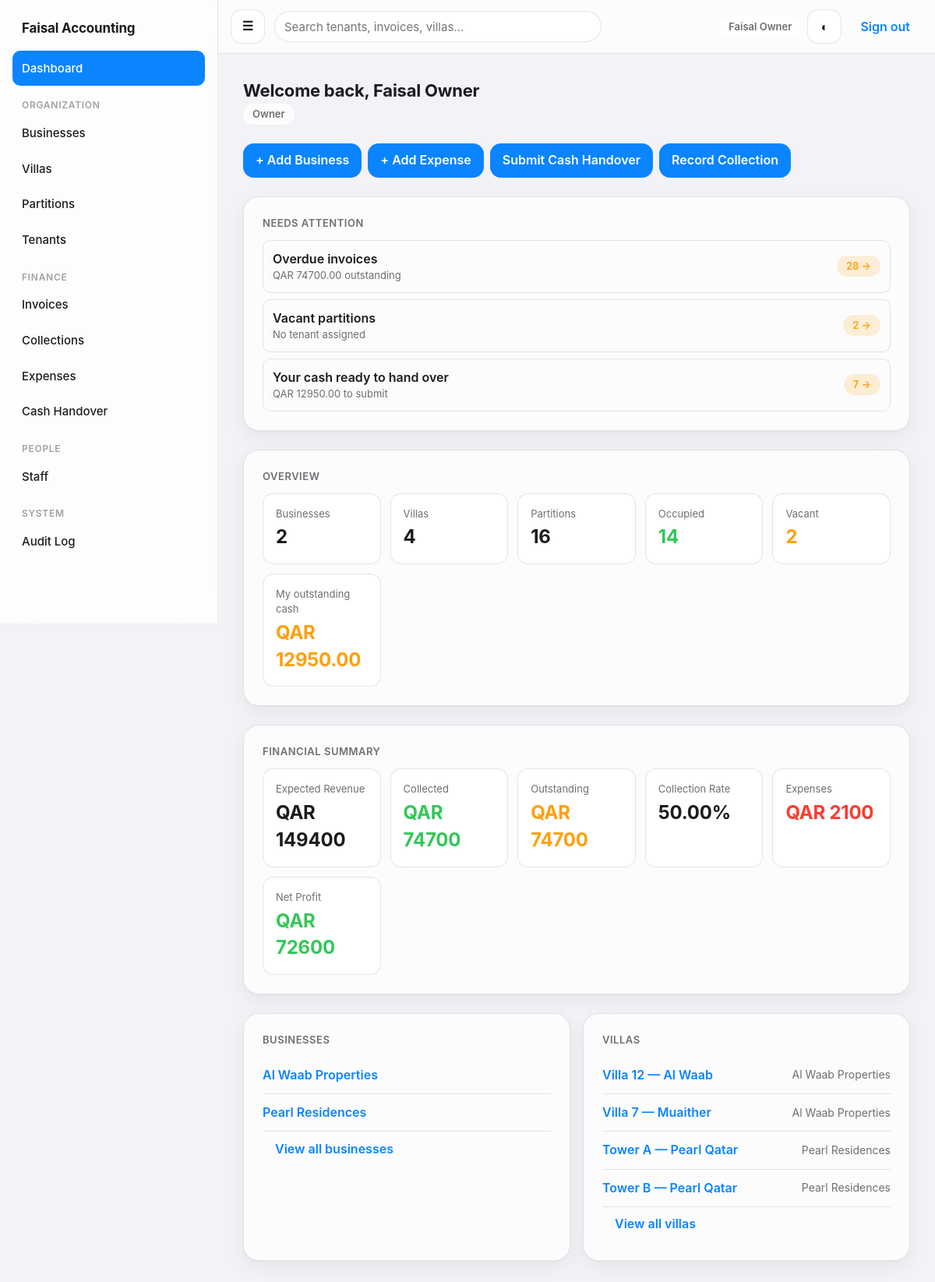
Screenshot of / (signed in) with the database file from the repository.
### apps/accounts/models.py (models this page shows, shortened)
class User(AbstractUser):
    is_owner = models.BooleanField(default=False, help_text='Sees and can operate on every business/villa/financial record.')
    phone = models.CharField(max_length=32, blank=True)
    class Meta:
        ordering = ['username']

### apps/businesses/models.py (models this page shows, shortened)
class Business(models.Model):
    name = models.CharField(max_length=200, unique=True)
    description = models.TextField(blank=True)
    is_archived = models.BooleanField(default=False)
    created_at = models.DateTimeField(auto_now_add=True)
    created_by = models.ForeignKey(settings.AUTH_USER_MODEL, on_delete=models.PROTECT, related_name='+')
    class Meta:
        ordering = ['name']
        verbose_name_plural = 'businesses'

### apps/villas/models.py (models this page shows, shortened)
class Villa(models.Model):
    business = models.ForeignKey('businesses.Business', on_delete=models.PROTECT, related_name='villas')
    name = models.CharField(max_length=200)
    address = models.TextField(blank=True)
    landlord_name = models.CharField(max_length=200, blank=True)
    landlord_contact = models.CharField(max_length=200, blank=True)
    contract_start = models.DateField(null=True, blank=True)
    contract_end = models.DateField(null=True, blank=True)
    is_archived = models.BooleanField(default=False)
    created_at = models.DateTimeField(auto_now_add=True)
    created_by = models.ForeignKey(settings.AUTH_USER_MODEL, on_delete=models.PROTECT, related_name='+')
    class Meta:
        ordering = ['business__name', 'name']
        constraints = [models.UniqueConstraint(fields=['business', 'name'], name='unique_villa_name_per_business')]

### apps/dashboard/views.py (the view)
# urls.py: urlpatterns = [path('', views.HomeView.as_view(), name='home'), path('search/', views.global_search, name='search')]
class HomeView(LoginRequiredMixin, TemplateView):
    template_name = 'dashboard/home.html'
    def get_context_data(self, **kwargs):
        ctx = super().get_context_data(**kwargs)
        user = self.request.user
        businesses = selectors.businesses_visible_to(user).filter(is_archived=False)
        villas = selectors.villas_visible_to(user).filter(is_archived=False).select_related('business')
        partitions = selectors.partitions_visible_to(user)
        ctx['businesses'] = businesses
        ctx['villas'] = villas
        ctx['role_labels'] = selectors.role_labels_for(user)
        ctx['business_count'] = businesses.count()
        ctx['villa_count'] = villas.count()
        partition_count = partitions.count()
        occupied_count = partitions.filter(tenancies__status=Tenant.Status.ACTIVE).distinct().count()
        ctx['partition_count'] = partition_count
        ctx['occupied_count'] = occupied_count
        ctx['vacant_count'] = partition_count - occupied_count
        needs_attention = []
        quick_actions = []
        ctx['can_view_financials'] = selectors.can_view_financial_kpis(user)
        if ctx['can_view_financials']:
            invoices = selectors.invoices_visible_to(user)
            expenses = selectors.expenses_visible_to(user)
            ctx['expected_revenue'] = billing_selectors.expected_revenue(invoices)
            ctx['collected'] = billing_selectors.collected_amount(invoices)
            ctx['outstanding'] = billing_selectors.outstanding_amount(invoices)
            ctx['collection_rate'] = billing_selectors.collection_rate(invoices)
            ctx['total_expenses'] = expenses_selectors.valid_expense_total(expenses)
            ctx['net_profit'] = billing_selectors.profit(invoices, expenses)
            overdue = billing_selectors.overdue_invoices(invoices)
            if overdue:
                overdue_total = sum((billing_selectors.invoice_outstanding(i) for i in overdue), start=0)
                needs_attention.append({'label': 'Overdue invoices', 'count': len(overdue), 'meta': f'QAR {overdue_total} outstanding', 'url': reverse('billing:invoice_list') + '?status=overdue'})
            pending_handovers = selectors.cash_handovers_visible_to(user).filter(status=CashHandover.Status.SUBMITTED)
            if pending_handovers.exists():
                needs_attention.append({'label': 'Pending cash handovers', 'count': pending_handovers.count(), 'meta': 'Awaiting your confirmation', 'url': reverse('cash:handover_list') + '?status=submitted'})
            if businesses.exists():
                quick_actions.append({'label': '+ Add Expense', 'url': reverse('expenses:create') + f'?business={businesses.first().pk}'})
        if ctx['vacant_count'] > 0:
            needs_attention.append({'label': 'Vacant partitions', 'count': ctx['vacant_count'], 'meta': 'No tenant assigned', 'url': reverse('villas:partition_list') + '?occupancy=vacant'})
        my_unclaimed = cash_selectors.unclaimed_cash_payments(user)
        if my_unclaimed.exists():
            needs_attention.append({'label': 'Your cash ready to hand over', 'count': my_unclaimed.count(), 'meta': f'QAR {cash_selectors.outstanding_cash_for(user)} to submit', 'url': reverse('cash:handover_submit')})
            quick_actions.append({'label': 'Submit Cash Handover', 'url': reverse('cash:handover_submit')})
        if user.is_owner:
            quick_actions.insert(0, {'label': '+ Add Business', 'url': reverse('businesses:create')})
        if villas.exists():
            quick_actions.append({'label': 'Record Collection', 'url': reverse('billing:invoice_list')})
        ctx['needs_attention'] = needs_attention
        ctx['quick_actions'] = quick_actions
        ctx['outstanding_cash'] = cash_selectors.outstanding_cash_for(user)
        ctx['pending_handover_amount'] = cash_selectors.pending_handover_amount(user)
        return ctx

### templates/dashboard/home.html (shortened to what this page needs)
{% extends "base.html" %}
{% block content %}
  <div class="page-header">
    <div>
      <h1>Welcome back, {{ user.get_full_name|default:user.username }}</h1>
      <div class="page-header__meta">
        {% for label in role_labels %}<span class="pill pill--neutral">{{ label }}</span>{% endfor %}
      </div>
    </div>
  </div>
  {% if quick_actions %}
    <div class="quick-actions">
      {% for action in quick_actions %}
        <a class="btn btn--primary" href="{{ action.url }}">{{ action.label }}</a>
      {% endfor %}
    </div>
  {% endif %}
  {% if needs_attention %}
    <div class="card">
      <div class="card__title">Needs attention</div>
      {% for item in needs_attention %}
        <a class="attention-item" href="{{ item.url }}" style="color: inherit; text-decoration: none;">
          <div>
            <div class="attention-item__label">{{ item.label }}</div>
            <div class="attention-item__meta">{{ item.meta }}</div>
          </div>
          <span class="pill pill--warning">{{ item.count }} &rarr;</span>
        </a>
      {% endfor %}
    </div>
  {% endif %}
  <div class="card">
    <div class="card__title">Overview</div>
    <div class="grid--kpi">
      <div class="kpi">
        <div class="kpi__label">Businesses</div>
        <div class="kpi__value">{{ business_count }}</div>
      </div>
      <div class="kpi">
        <div class="kpi__label">Villas</div>
        <div class="kpi__value">{{ villa_count }}</div>
      </div>
      <div class="kpi">
        <div class="kpi__label">Partitions</div>
        <div class="kpi__value">{{ partition_count }}</div>
      </div>
      <div class="kpi">
        <div class="kpi__label">Occupied</div>
        <div class="kpi__value kpi__value--success">{{ occupied_count }}</div>
      </div>
      <div class="kpi">
        <div class="kpi__label">Vacant</div>
        <div class="kpi__value kpi__value--warning">{{ vacant_count }}</div>
      </div>
      <div class="kpi">
        <div class="kpi__label">My outstanding cash</div>
        <div class="kpi__value {% if outstanding_cash > 0 %}kpi__value--warning{% endif %}">QAR {{ outstanding_cash }}</div>
      </div>
    </div>
  </div>
  {% if can_view_financials %}
  <div class="card">
    <div class="card__title">Financial summary</div>
    <div class="grid--kpi">
      <div class="kpi">
        <div class="kpi__label">Expected Revenue</div>
        <div class="kpi__value">QAR {{ expected_revenue }}</div>
      </div>
      <div class="kpi">
        <div class="kpi__label">Collected</div>
        <div class="kpi__value kpi__value--success">QAR {{ collected }}</div>
      </div>
      <div class="kpi">
        <div class="kpi__label">Outstanding</div>
        <div class="kpi__value kpi__value--warning">QAR {{ outstanding }}</div>
      </div>
      <div class="kpi">
        <div class="kpi__label">Collection Rate</div>
        <div class="kpi__value">{{ collection_rate }}%</div>
      </div>
      <div class="kpi">
        <div class="kpi__label">Expenses</div>
        <div class="kpi__value kpi__value--danger">QAR {{ total_expenses }}</div>
      </div>
      <div class="kpi">
        <div class="kpi__label">Net Profit</div>
        <div class="kpi__value {% if net_profit >= 0 %}kpi__value--success{% else %}kpi__value--danger{% endif %}">QAR {{ net_profit }}</div>
      </div>
    </div>
  </div>
  {% endif %}
  <div class="grid grid--2">
    <div class="card">
      <div class="card__title">Businesses</div>
      {% if businesses %}
        {% for business in businesses %}
          <div class="list-row">
            <a class="list-row__title" href="{% url 'businesses:detail' business.pk %}">{{ business.name }}</a>
          </div>
        {% endfor %}
        <a class="btn btn--ghost" href="{% url 'businesses:list' %}">View all businesses</a>
      {% else %}
        <div class="empty-state">
          <div class="empty-state__title">No businesses yet.</div>
          <p>Businesses you're assigned to will appear here.</p>
        </div>
      {% endif %}
    </div>
    <div class="card">
      <div class="card__title">Villas</div>
      {% if villas %}
        {% for villa in villas %}
          <div class="list-row">
            <a class="list-row__title" href="{% url 'villas:villa_detail' villa.pk %}">{{ villa.name }}</a>
            <span class="list-row__meta">{{ villa.business.name }}</span>
          </div>
        {% endfor %}
        <a class="btn btn--ghost" href="{% url 'villas:villa_list' %}">View all villas</a>
      {% else %}
        <div class="empty-state">
          <div class="empty-state__title">No villas yet.</div>
          <p>Villas you're assigned to will appear here.</p>
        </div>
      {% endif %}
    </div>
  </div>
{% endblock %}

### templates/base.html (shortened to what this page needs)
{% load static %}
<!doctype html>
<html lang="en">
<head>
  <link rel="stylesheet" href="{% static 'css/design-system.css' %}">
</head>
<body>
  <div class="app-shell">
    <aside class="sidebar" aria-label="Main navigation">
      <div class="sidebar__brand">Faisal Accounting</div>
      {% if user.is_authenticated %}
        <a class="sidebar__link{% if request.resolver_match.app_name == 'dashboard' %} sidebar__link--active{% endif %}" href="{% url 'dashboard:home' %}">Dashboard</a>
        {% if nav_has_scope %}
          <div class="sidebar__section">Organization</div>
          <a class="sidebar__link{% if request.resolver_match.app_name == 'businesses' %} sidebar__link--active{% endif %}" href="{% url 'businesses:list' %}">Businesses</a>
          <a class="sidebar__link{% if request.resolver_match.url_name == 'villa_list' %} sidebar__link--active{% endif %}" href="{% url 'villas:villa_list' %}">Villas</a>
          <a class="sidebar__link{% if request.resolver_match.url_name == 'partition_list' %} sidebar__link--active{% endif %}" href="{% url 'villas:partition_list' %}">Partitions</a>
          <a class="sidebar__link{% if request.resolver_match.app_name == 'tenancy' %} sidebar__link--active{% endif %}" href="{% url 'tenancy:list' %}">Tenants</a>
          <div class="sidebar__section">Finance</div>
          <a class="sidebar__link{% if request.resolver_match.url_name == 'invoice_list' or request.resolver_match.url_name == 'invoice_detail' %} sidebar__link--active{% endif %}" href="{% url 'billing:invoice_list' %}">Invoices</a>
          <a class="sidebar__link{% if request.resolver_match.url_name == 'payment_list' %} sidebar__link--active{% endif %}" href="{% url 'billing:payment_list' %}">Collections</a>
          <a class="sidebar__link{% if request.resolver_match.app_name == 'expenses' %} sidebar__link--active{% endif %}" href="{% url 'expenses:list' %}">Expenses</a>
          <a class="sidebar__link{% if request.resolver_match.app_name == 'cash' %} sidebar__link--active{% endif %}" href="{% url 'cash:handover_list' %}">
            <span>Cash Handover</span>
          </a>
        {% endif %}
        {% if nav_can_manage_users %}
          <div class="sidebar__section">People</div>
          <a class="sidebar__link{% if request.resolver_match.url_name == 'staff_list' %} sidebar__link--active{% endif %}" href="{% url 'accounts:staff_list' %}">Staff</a>
        {% endif %}
        {% if user.is_owner %}
          <div class="sidebar__section">System</div>
          <a class="sidebar__link{% if request.resolver_match.app_name == 'audit' %} sidebar__link--active{% endif %}" href="{% url 'audit:list' %}">Audit Log</a>
        {% endif %}
      {% endif %}
    </aside>
    <div class="content-area">
      <header class="topbar">
        <label for="nav-toggle" class="btn btn--icon sidebar-toggle-label" aria-label="Open menu">&#9776;</label>
        {% if user.is_authenticated and nav_has_scope %}
          <form class="topbar__search" method="get" action="{% url 'dashboard:search' %}" role="search">
            <input type="search" name="q" placeholder="Search tenants, invoices, villas…" value="{{ request.GET.q|default:'' }}" aria-label="Global search">
          </form>
        {% endif %}
        <div class="topbar__actions">
          {% if user.is_authenticated %}
            <span class="pill pill--neutral">{{ user.get_full_name|default:user.username }}</span>
          {% endif %}
          <button class="btn btn--icon" type="button" data-theme-toggle aria-label="Toggle dark mode">&#9680;</button>
          {% if user.is_authenticated %}
            <form method="post" action="{% url 'accounts:logout' %}">
              <button class="btn btn--ghost" type="submit">Sign out</button>
            </form>
          {% endif %}
        </div>
      </header>
      <main class="main">
        {% block content %}{% endblock %}
      </main>
    </div>
  </div>
</body>
</html>

### rows the page displays
User: get_full_name "Faisal Owner", label "Owner"
Business: name "Al Waab Properties"
Business: name "Pearl Residences"
Villa: name "Villa 12 — Al Waab", business.name "Al Waab Properties"
Villa: name "Villa 7 — Muaither", business.name "Al Waab Properties"
Villa: name "Tower A — Pearl Qatar", business.name "Pearl Residences"
Villa: name "Tower B — Pearl Qatar", business.name "Pearl Residences"

### other values shown
{{ action.label }} "+ Add Business" "+ Add Expense" "Submit Cash Handover" "Record Collection"
{{ item.label }} "Overdue invoices" "Vacant partitions" "Your cash ready to hand over"
{{ item.meta }} "QAR 74700.00 outstanding" "No tenant assigned" "QAR 12950.00 to submit"
{{ item.count }} "28" "2" "7"
{{ business_count }} "2"
{{ villa_count }} "4"
{{ partition_count }} "16"
{{ occupied_count }} "14"
{{ vacant_count }} "2"
{{ outstanding_cash }} "12950.00"
{{ expected_revenue }} "149400"
{{ collected }} "74700"
{{ outstanding }} "74700"
{{ collection_rate }} "50.00"
{{ total_expenses }} "2100"
